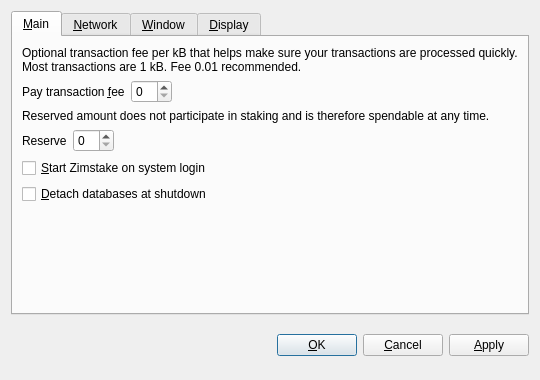
<?xml version="1.0" encoding="UTF-8"?>
<ui version="4.0">
 <class>OptionsDialog</class>
 <widget class="QDialog" name="OptionsDialog">
  <property name="geometry">
   <rect>
    <x>0</x>
    <y>0</y>
    <width>540</width>
    <height>380</height>
   </rect>
  </property>
  <property name="windowTitle">
   <string>Options</string>
  </property>
  <property name="modal">
   <bool>true</bool>
  </property>
  <layout class="QVBoxLayout" name="verticalLayout">
   <item>
    <widget class="QTabWidget" name="tabWidget">
     <property name="tabPosition">
      <enum>QTabWidget::North</enum>
     </property>
     <property name="currentIndex">
      <number>0</number>
     </property>
     <widget class="QWidget" name="tabMain">
      <attribute name="title">
       <string>&amp;Main</string>
      </attribute>
      <layout class="QVBoxLayout" name="verticalLayout_Main">
       <item>
        <widget class="QLabel" name="transactionFeeInfoLabel">
         <property name="text">
          <string>Optional transaction fee per kB that helps make sure your transactions are processed quickly. Most transactions are 1 kB. Fee 0.01 recommended.</string>
         </property>
         <property name="textFormat">
          <enum>Qt::PlainText</enum>
         </property>
         <property name="wordWrap">
          <bool>true</bool>
         </property>
        </widget>
       </item>
       <item>
        <layout class="QHBoxLayout" name="horizontalLayoutFee">
         <item>
          <widget class="QLabel" name="transactionFeeLabel">
           <property name="text">
            <string>Pay transaction &amp;fee</string>
           </property>
           <property name="textFormat">
            <enum>Qt::PlainText</enum>
           </property>
           <property name="buddy">
            <cstring>transactionFee</cstring>
           </property>
          </widget>
         </item>
         <item>
          <widget class="BitcoinAmountField" name="transactionFee"/>
         </item>
         <item>
          <spacer name="horizontalSpacerFee">
           <property name="orientation">
            <enum>Qt::Horizontal</enum>
           </property>
           <property name="sizeHint" stdset="0">
            <size>
             <width>40</width>
             <height>20</height>
            </size>
           </property>
          </spacer>
         </item>
        </layout>
       </item>
       <item>
        <widget class="QLabel" name="reserveBalanceInfoLabel">
         <property name="text">
          <string>Reserved amount does not participate in staking and is therefore spendable at any time.</string>
         </property>
         <property name="textFormat">
          <enum>Qt::PlainText</enum>
         </property>
         <property name="wordWrap">
          <bool>true</bool>
         </property>
        </widget>
       </item>
       <item>
        <layout class="QHBoxLayout" name="horizontalLayoutReserveBalance">
         <item>
          <widget class="QLabel" name="reserveBalanceLabel">
           <property name="text">
            <string>Reserve</string>
           </property>
           <property name="textFormat">
            <enum>Qt::PlainText</enum>
           </property>
           <property name="buddy">
            <cstring>reserveBalance</cstring>
           </property>
          </widget>
         </item>
         <item>
          <widget class="BitcoinAmountField" name="reserveBalance"/>
         </item>
         <item>
          <spacer name="horizontalSpacerReserveBalance">
           <property name="orientation">
            <enum>Qt::Horizontal</enum>
           </property>
           <property name="sizeHint" stdset="0">
            <size>
             <width>40</width>
             <height>20</height>
            </size>
           </property>
          </spacer>
         </item>
        </layout>
       </item>
       <item>
        <widget class="QCheckBox" name="bitcoinAtStartup">
         <property name="toolTip">
          <string>Automatically start Zimstake after logging in to the system.</string>
         </property>
         <property name="text">
          <string>&amp;Start Zimstake on system login</string>
         </property>
        </widget>
       </item>
       <item>
        <widget class="QCheckBox" name="detachDatabases">
         <property name="toolTip">
          <string>Detach block and address databases at shutdown. This means they can be moved to another data directory, but it slows down shutdown. The wallet is always detached.</string>
         </property>
         <property name="text">
          <string>&amp;Detach databases at shutdown</string>
         </property>
        </widget>
       </item>
       <item>
        <spacer name="verticalSpacer_Main">
         <property name="orientation">
          <enum>Qt::Vertical</enum>
         </property>
         <property name="sizeHint" stdset="0">
          <size>
           <width>20</width>
           <height>40</height>
          </size>
         </property>
        </spacer>
       </item>
      </layout>
     </widget>
     <widget class="QWidget" name="tabNetwork">
      <attribute name="title">
       <string>&amp;Network</string>
      </attribute>
      <layout class="QVBoxLayout" name="verticalLayout_Network">
       <item>
        <widget class="QCheckBox" name="mapPortUpnp">
         <property name="toolTip">
          <string>Automatically open the Zimstake client port on the router. This only works when your router supports UPnP and it is enabled.</string>
         </property>
         <property name="text">
          <string>Map port using &amp;UPnP</string>
         </property>
        </widget>
       </item>
       <item>
        <widget class="QCheckBox" name="connectSocks">
         <property name="toolTip">
          <string>Connect to the Zimstake network through a SOCKS proxy (e.g. when connecting through Tor).</string>
         </property>
         <property name="text">
          <string>&amp;Connect through SOCKS proxy:</string>
         </property>
        </widget>
       </item>
       <item>
        <layout class="QHBoxLayout" name="horizontalLayout_Network">
         <item>
          <widget class="QLabel" name="proxyIpLabel">
           <property name="text">
            <string>Proxy &amp;IP:</string>
           </property>
           <property name="textFormat">
            <enum>Qt::PlainText</enum>
           </property>
           <property name="buddy">
            <cstring>proxyIp</cstring>
           </property>
          </widget>
         </item>
         <item>
          <widget class="QValidatedLineEdit" name="proxyIp">
           <property name="maximumSize">
            <size>
             <width>140</width>
             <height>16777215</height>
            </size>
           </property>
           <property name="toolTip">
            <string>IP address of the proxy (e.g. 127.0.0.1)</string>
           </property>
          </widget>
         </item>
         <item>
          <widget class="QLabel" name="proxyPortLabel">
           <property name="text">
            <string>&amp;Port:</string>
           </property>
           <property name="textFormat">
            <enum>Qt::PlainText</enum>
           </property>
           <property name="buddy">
            <cstring>proxyPort</cstring>
           </property>
          </widget>
         </item>
         <item>
          <widget class="QLineEdit" name="proxyPort">
           <property name="maximumSize">
            <size>
             <width>55</width>
             <height>16777215</height>
            </size>
           </property>
           <property name="toolTip">
            <string>Port of the proxy (e.g. 9050)</string>
           </property>
          </widget>
         </item>
         <item>
          <widget class="QLabel" name="socksVersionLabel">
           <property name="text">
            <string>SOCKS &amp;Version:</string>
           </property>
           <property name="textFormat">
            <enum>Qt::PlainText</enum>
           </property>
           <property name="buddy">
            <cstring>socksVersion</cstring>
           </property>
          </widget>
         </item>
         <item>
          <widget class="QValueComboBox" name="socksVersion">
           <property name="toolTip">
            <string>SOCKS version of the proxy (e.g. 5)</string>
           </property>
          </widget>
         </item>
         <item>
          <spacer name="horizontalSpacer_Network">
           <property name="orientation">
            <enum>Qt::Horizontal</enum>
           </property>
           <property name="sizeHint" stdset="0">
            <size>
             <width>40</width>
             <height>20</height>
            </size>
           </property>
          </spacer>
         </item>
        </layout>
       </item>
       <item>
        <spacer name="verticalSpacer_Network">
         <property name="orientation">
          <enum>Qt::Vertical</enum>
         </property>
         <property name="sizeHint" stdset="0">
          <size>
           <width>20</width>
           <height>40</height>
          </size>
         </property>
        </spacer>
       </item>
      </layout>
     </widget>
     <widget class="QWidget" name="tabWindow">
      <attribute name="title">
       <string>&amp;Window</string>
      </attribute>
      <layout class="QVBoxLayout" name="verticalLayout_Window">
       <item>
        <widget class="QCheckBox" name="minimizeToTray">
         <property name="toolTip">
          <string>Show only a tray icon after minimizing the window.</string>
         </property>
         <property name="text">
          <string>&amp;Minimize to the tray instead of the taskbar</string>
         </property>
        </widget>
       </item>
       <item>
        <widget class="QCheckBox" name="minimizeOnClose">
         <property name="toolTip">
          <string>Minimize instead of exit the application when the window is closed. When this option is enabled, the application will be closed only after selecting Quit in the menu.</string>
         </property>
         <property name="text">
          <string>M&amp;inimize on close</string>
         </property>
        </widget>
       </item>
       <item>
        <spacer name="verticalSpacer_Window">
         <property name="orientation">
          <enum>Qt::Vertical</enum>
         </property>
         <property name="sizeHint" stdset="0">
          <size>
           <width>20</width>
           <height>40</height>
          </size>
         </property>
        </spacer>
       </item>
      </layout>
     </widget>
     <widget class="QWidget" name="tabDisplay">
      <attribute name="title">
       <string>&amp;Display</string>
      </attribute>
      <layout class="QVBoxLayout" name="verticalLayout_Display">
       <item>
        <layout class="QHBoxLayout" name="horizontalLayout_1_Display">
         <item>
          <widget class="QLabel" name="langLabel">
           <property name="text">
            <string>User Interface &amp;language:</string>
           </property>
           <property name="textFormat">
            <enum>Qt::PlainText</enum>
           </property>
           <property name="buddy">
            <cstring>lang</cstring>
           </property>
          </widget>
         </item>
         <item>
          <widget class="QValueComboBox" name="lang">
           <property name="toolTip">
            <string>The user interface language can be set here. This setting will take effect after restarting Zimstake.</string>
           </property>
          </widget>
         </item>
        </layout>
       </item>
       <item>
        <layout class="QHBoxLayout" name="horizontalLayout_2_Display">
         <item>
          <widget class="QLabel" name="unitLabel">
           <property name="text">
            <string>&amp;Unit to show amounts in:</string>
           </property>
           <property name="textFormat">
            <enum>Qt::PlainText</enum>
           </property>
           <property name="buddy">
            <cstring>unit</cstring>
           </property>
          </widget>
         </item>
         <item>
          <widget class="QValueComboBox" name="unit">
           <property name="toolTip">
            <string>Choose the default subdivision unit to show in the interface and when sending coins.</string>
           </property>
          </widget>
         </item>
        </layout>
       </item>
       <item>
        <widget class="QCheckBox" name="displayAddresses">
         <property name="toolTip">
          <string>Whether to show Zimstake addresses in the transaction list or not.</string>
         </property>
         <property name="text">
          <string>&amp;Display addresses in transaction list</string>
         </property>
        </widget>
       </item>
       <item>
        <widget class="QCheckBox" name="coinControlFeatures">
         <property name="toolTip">
          <string>Whether to show coin control features or not.</string>
         </property>
         <property name="text">
          <string>Display coin &amp;control features (experts only!)</string>
         </property>
        </widget>
       </item>
       <item>
        <spacer name="verticalSpacer_Display">
         <property name="orientation">
          <enum>Qt::Vertical</enum>
         </property>
         <property name="sizeHint" stdset="0">
          <size>
           <width>20</width>
           <height>40</height>
          </size>
         </property>
        </spacer>
       </item>
      </layout>
     </widget>
    </widget>
   </item>
   <item>
    <layout class="QHBoxLayout" name="horizontalLayout_Buttons">
     <item>
      <spacer name="horizontalSpacer_1">
       <property name="orientation">
        <enum>Qt::Horizontal</enum>
       </property>
       <property name="sizeHint" stdset="0">
        <size>
         <width>40</width>
         <height>48</height>
        </size>
       </property>
      </spacer>
     </item>
     <item>
      <widget class="QLabel" name="statusLabel">
       <property name="font">
        <font>
         <weight>75</weight>
         <bold>true</bold>
        </font>
       </property>
       <property name="text">
        <string/>
       </property>
       <property name="textFormat">
        <enum>Qt::PlainText</enum>
       </property>
       <property name="wordWrap">
        <bool>true</bool>
       </property>
      </widget>
     </item>
     <item>
      <spacer name="horizontalSpacer_2">
       <property name="orientation">
        <enum>Qt::Horizontal</enum>
       </property>
       <property name="sizeHint" stdset="0">
        <size>
         <width>40</width>
         <height>48</height>
        </size>
       </property>
      </spacer>
     </item>
     <item>
      <widget class="QPushButton" name="okButton">
       <property name="text">
        <string>&amp;OK</string>
       </property>
      </widget>
     </item>
     <item>
      <widget class="QPushButton" name="cancelButton">
       <property name="text">
        <string>&amp;Cancel</string>
       </property>
       <property name="autoDefault">
        <bool>false</bool>
       </property>
      </widget>
     </item>
     <item>
      <widget class="QPushButton" name="applyButton">
       <property name="text">
        <string>&amp;Apply</string>
       </property>
       <property name="autoDefault">
        <bool>false</bool>
       </property>
      </widget>
     </item>
    </layout>
   </item>
  </layout>
 </widget>
 <customwidgets>
  <customwidget>
   <class>BitcoinAmountField</class>
   <extends>QSpinBox</extends>
   <header>bitcoinamountfield.h</header>
  </customwidget>
  <customwidget>
   <class>QValueComboBox</class>
   <extends>QComboBox</extends>
   <header>qvaluecombobox.h</header>
  </customwidget>
  <customwidget>
   <class>QValidatedLineEdit</class>
   <extends>QLineEdit</extends>
   <header>qvalidatedlineedit.h</header>
  </customwidget>
 </customwidgets>
 <resources/>
 <connections/>
</ui>
